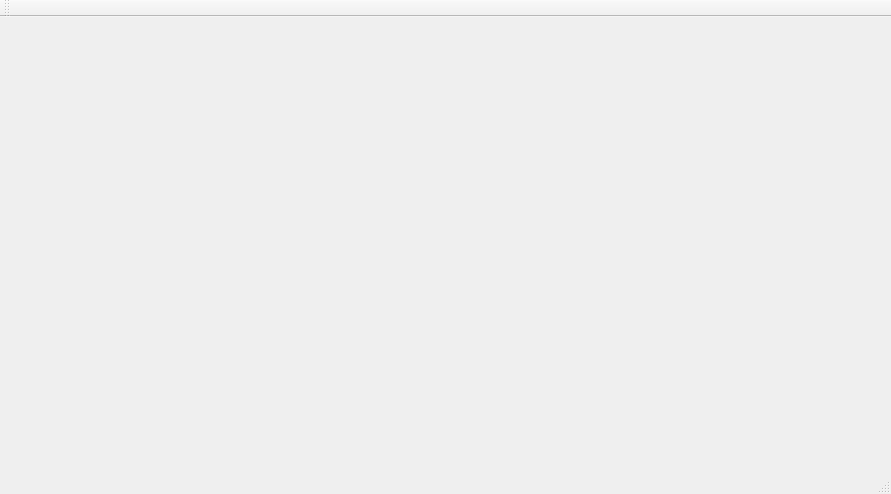
<?xml version="1.0" encoding="UTF-8"?>
<ui version="4.0">
 <class>MainWindow</class>
 <widget class="QMainWindow" name="MainWindow">
  <property name="geometry">
   <rect>
    <x>0</x>
    <y>0</y>
    <width>891</width>
    <height>494</height>
   </rect>
  </property>
  <property name="windowTitle">
   <string>MainWindow</string>
  </property>
  <widget class="QWidget" name="centralwidget">
   <layout class="QGridLayout" name="gridLayout_3">
    <property name="topMargin">
     <number>6</number>
    </property>
    <item row="0" column="0" colspan="2">
     <widget class="QCustomPlot" name="signalPlot" native="true"/>
    </item>
    <item row="1" column="0" colspan="2">
     <widget class="QCustomPlot" name="fftPlot" native="true"/>
    </item>
   </layout>
  </widget>
  <widget class="QMenuBar" name="menubar">
   <property name="geometry">
    <rect>
     <x>0</x>
     <y>0</y>
     <width>891</width>
     <height>17</height>
    </rect>
   </property>
  </widget>
  <widget class="QStatusBar" name="statusbar"/>
  <widget class="QToolBar" name="toolBar">
   <property name="windowTitle">
    <string>toolBar</string>
   </property>
   <attribute name="toolBarArea">
    <enum>TopToolBarArea</enum>
   </attribute>
   <attribute name="toolBarBreak">
    <bool>false</bool>
   </attribute>
  </widget>
 </widget>
 <customwidgets>
  <customwidget>
   <class>QCustomPlot</class>
   <extends>QWidget</extends>
   <header>qcustomplot.h</header>
   <container>1</container>
  </customwidget>
 </customwidgets>
 <resources/>
 <connections/>
</ui>
